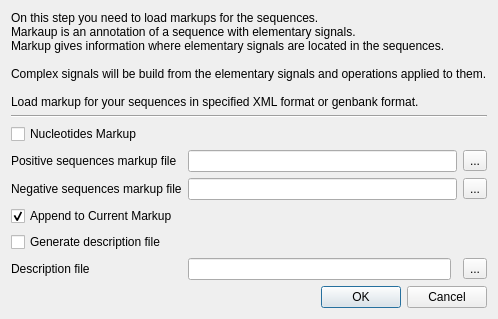
<?xml version="1.0" encoding="UTF-8"?>
<ui version="4.0">
 <class>ExpertDiscoveryPosNegMrkDialog</class>
 <widget class="QDialog" name="ExpertDiscoveryPosNegMrkDialog">
  <property name="windowModality">
   <enum>Qt::ApplicationModal</enum>
  </property>
  <property name="geometry">
   <rect>
    <x>0</x>
    <y>0</y>
    <width>445</width>
    <height>303</height>
   </rect>
  </property>
  <property name="sizePolicy">
   <sizepolicy hsizetype="Maximum" vsizetype="Minimum">
    <horstretch>0</horstretch>
    <verstretch>0</verstretch>
   </sizepolicy>
  </property>
  <property name="windowTitle">
   <string>Positive and Negative Sequences Markup</string>
  </property>
  <property name="windowIcon">
   <iconset>
    <normaloff>:/repeat_finder/repeats_image</normaloff>:/repeat_finder/repeats_image</iconset>
  </property>
  <property name="modal">
   <bool>true</bool>
  </property>
  <layout class="QVBoxLayout" name="verticalLayout">
   <item>
    <layout class="QGridLayout" name="gridLayout">
     <item row="3" column="0">
      <widget class="QLabel" name="label_2">
       <property name="text">
        <string>Positive sequences markup file</string>
       </property>
       <property name="buddy">
        <cstring>firstFileEdit</cstring>
       </property>
      </widget>
     </item>
     <item row="3" column="1" colspan="2">
      <widget class="QLineEdit" name="firstFileEdit"/>
     </item>
     <item row="3" column="3">
      <widget class="QToolButton" name="openFirstButton">
       <property name="text">
        <string>...</string>
       </property>
      </widget>
     </item>
     <item row="8" column="0">
      <widget class="QCheckBox" name="oneSequenceCheckBox">
       <property name="text">
        <string>Generate description file</string>
       </property>
      </widget>
     </item>
     <item row="6" column="3">
      <widget class="QToolButton" name="openSecondButton">
       <property name="text">
        <string>...</string>
       </property>
      </widget>
     </item>
     <item row="6" column="1" colspan="2">
      <widget class="QLineEdit" name="secondFileEdit">
       <property name="enabled">
        <bool>true</bool>
       </property>
      </widget>
     </item>
     <item row="6" column="0">
      <widget class="QLabel" name="label_3">
       <property name="text">
        <string>Negative sequences markup file</string>
       </property>
       <property name="buddy">
        <cstring>secondFileEdit</cstring>
       </property>
      </widget>
     </item>
     <item row="9" column="0">
      <widget class="QLabel" name="label_4">
       <property name="text">
        <string>Description file</string>
       </property>
       <property name="buddy">
        <cstring>thirdFileEdit</cstring>
       </property>
      </widget>
     </item>
     <item row="9" column="1">
      <widget class="QLineEdit" name="thirdFileEdit">
       <property name="enabled">
        <bool>true</bool>
       </property>
      </widget>
     </item>
     <item row="9" column="3">
      <widget class="QToolButton" name="openThirdButton">
       <property name="text">
        <string>...</string>
       </property>
      </widget>
     </item>
     <item row="7" column="0">
      <widget class="QCheckBox" name="addToCurrentCheck">
       <property name="text">
        <string>Append to Current Markup</string>
       </property>
       <property name="checked">
        <bool>true</bool>
       </property>
      </widget>
     </item>
     <item row="0" column="0" colspan="4">
      <widget class="QLabel" name="instructionLabel">
       <property name="text">
        <string>On this step you need to load markups for the sequences. 
Markaup is an annotation of a sequence with elementary signals.
Markup gives information where elementary signals are located in the sequences.

Complex signals will be build from the elementary signals and operations applied to them. 

Load markup for your sequences in specified XML format or genbank format.</string>
       </property>
      </widget>
     </item>
     <item row="1" column="0" colspan="4">
      <widget class="Line" name="line">
       <property name="orientation">
        <enum>Qt::Horizontal</enum>
       </property>
      </widget>
     </item>
     <item row="2" column="0" colspan="4">
      <widget class="QCheckBox" name="lettersCheck">
       <property name="text">
        <string>Nucleotides Markup</string>
       </property>
      </widget>
     </item>
    </layout>
   </item>
   <item>
    <widget class="QDialogButtonBox" name="buttonBox">
     <property name="standardButtons">
      <set>QDialogButtonBox::Cancel|QDialogButtonBox::Ok</set>
     </property>
    </widget>
   </item>
  </layout>
 </widget>
 <tabstops>
  <tabstop>lettersCheck</tabstop>
  <tabstop>openFirstButton</tabstop>
  <tabstop>firstFileEdit</tabstop>
  <tabstop>openSecondButton</tabstop>
  <tabstop>secondFileEdit</tabstop>
  <tabstop>addToCurrentCheck</tabstop>
  <tabstop>openThirdButton</tabstop>
  <tabstop>thirdFileEdit</tabstop>
  <tabstop>oneSequenceCheckBox</tabstop>
 </tabstops>
 <resources/>
 <connections>
  <connection>
   <sender>buttonBox</sender>
   <signal>accepted()</signal>
   <receiver>ExpertDiscoveryPosNegMrkDialog</receiver>
   <slot>accept()</slot>
   <hints>
    <hint type="sourcelabel">
     <x>222</x>
     <y>282</y>
    </hint>
    <hint type="destinationlabel">
     <x>222</x>
     <y>151</y>
    </hint>
   </hints>
  </connection>
  <connection>
   <sender>buttonBox</sender>
   <signal>rejected()</signal>
   <receiver>ExpertDiscoveryPosNegMrkDialog</receiver>
   <slot>reject()</slot>
   <hints>
    <hint type="sourcelabel">
     <x>222</x>
     <y>282</y>
    </hint>
    <hint type="destinationlabel">
     <x>222</x>
     <y>151</y>
    </hint>
   </hints>
  </connection>
 </connections>
</ui>
